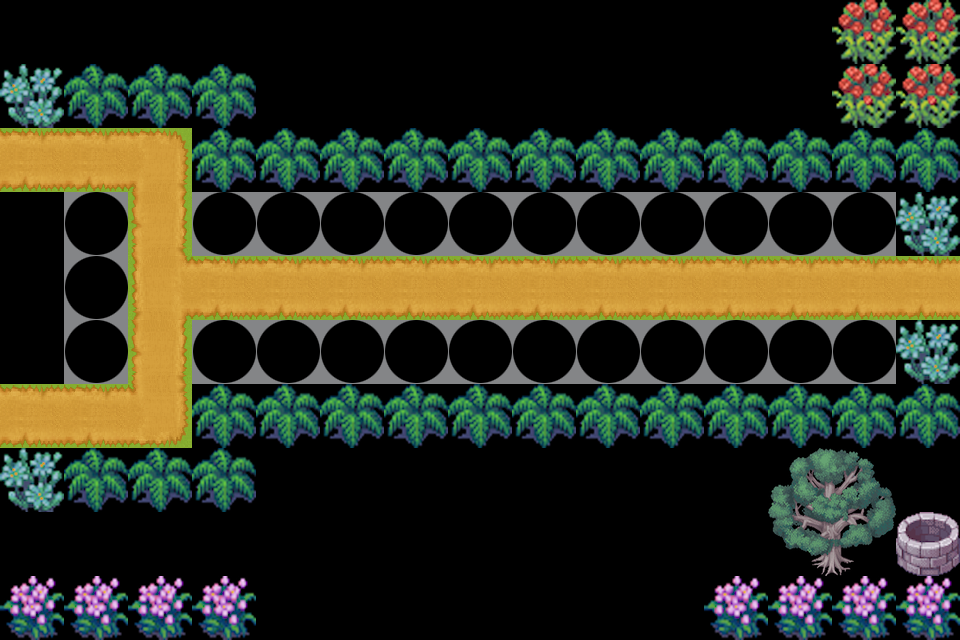

Tiled map render using the project's own tile images. Description and the map definition, with tile-layer contents summarised, below:
An orthogonal 15x10 tile map with 64x64 px tiles, 2 tile layers (layer, showLayer) and 13 objects (wuqi1, wuqi2, wuqi3, wuqi4, wuqi5, ...).

<map version="1.0" orientation="orthogonal" width="15" height="10" tilewidth="64" tileheight="64">
 <tileset firstgid="1" name="map3" tilewidth="64" tileheight="64">
  <image source="map3.png" width="1024" height="1024" />
 </tileset>
 <layer name="layer" width="15" height="10">
  <data>[150 cells, 72 non-empty, 15 distinct tile ids]</data>
 </layer>
 <objectgroup name="object" width="15" height="10">
  <object name="wuqi1" x="352" y="576" width="32" height="16" />
  <object name="wuqi2" x="416" y="576" width="32" height="16" />
  <object name="wuqi3" x="480" y="576" width="32" height="16" />
  <object name="wuqi4" x="544" y="576" width="32" height="16" />
  <object name="wuqi5" x="608" y="576" width="32" height="16" />
  <object name="begin" x="13" y="147" width="13" height="13" />
  <object name="begin2" x="13" y="397" width="13" height="13" />
  <object name="tag1" x="157" y="147" width="13" height="13" />
  <object name="tag11" x="157" y="403" width="13" height="13" />
  <object name="tag2" x="157" y="275" width="13" height="13" />
  <object name="end" x="925" y="275" width="13" height="13" />
  <object name="tag12" x="157" y="275" width="13" height="13" />
  <object name="end2" x="925" y="275" width="13" height="13" />
 </objectgroup>
 <layer name="showLayer" width="15" height="10">
  <data>[150 cells, 25 non-empty, 1 distinct tile ids]</data>
 </layer>
</map>
